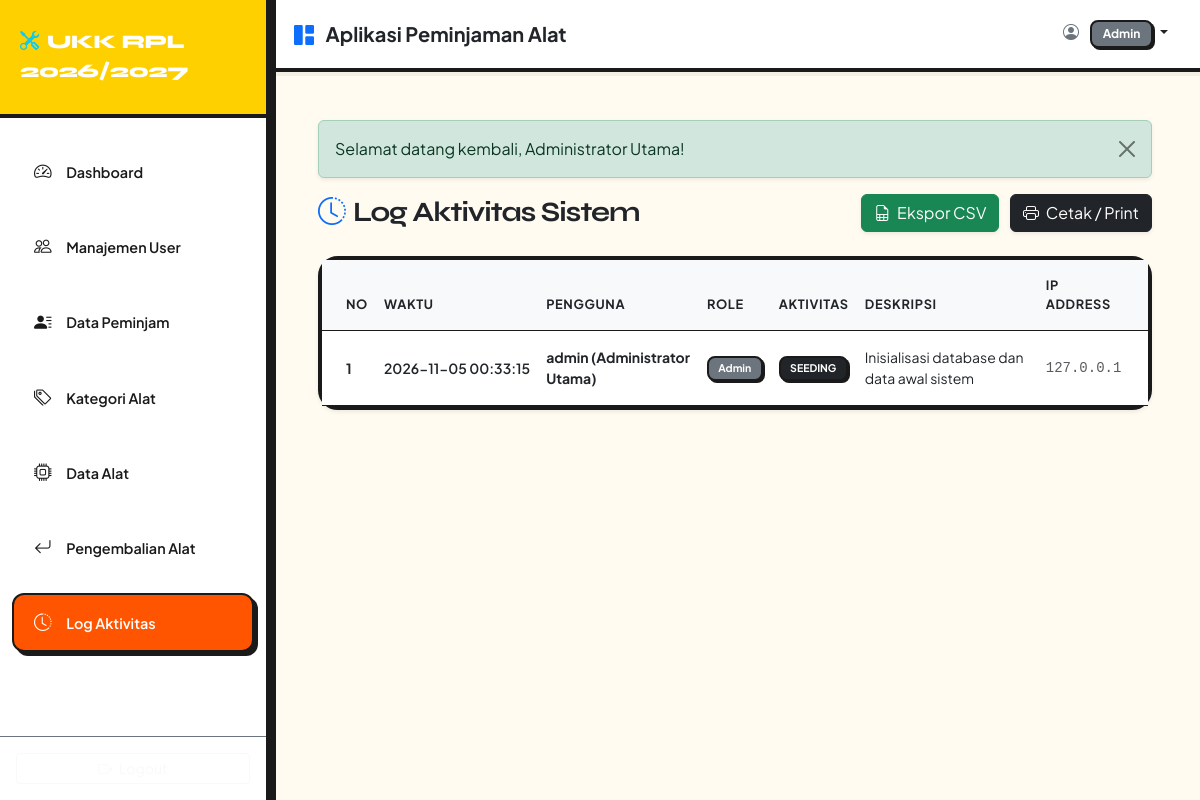
Page /public/index.php?route=admin/log-aktivitas (signed in) on the committed database.
### tables this page shows
CREATE TABLE log_aktivitas (
    id_log INT AUTO_INCREMENT PRIMARY KEY,
    id_user INT NOT NULL,
    aktivitas VARCHAR(100) NOT NULL,
    deskripsi TEXT,
    ip_address VARCHAR(45),
    created_at TIMESTAMP DEFAULT CURRENT_TIMESTAMP,
    FOREIGN KEY (id_user) REFERENCES users(id_user) ON DELETE CASCADE ON UPDATE CASCADE,
    INDEX idx_user_log (id_user),
    INDEX idx_created (created_at)
);

CREATE TABLE users (
    id_user INT AUTO_INCREMENT PRIMARY KEY,
    nama_lengkap VARCHAR(100) NOT NULL,
    username VARCHAR(50) NOT NULL UNIQUE,
    password VARCHAR(255) NOT NULL,
    role ENUM('admin', 'petugas', 'peminjam') NOT NULL,
    created_at TIMESTAMP DEFAULT CURRENT_TIMESTAMP,
    INDEX idx_username (username),
    INDEX idx_role (role)
);

### controllers/LogAktivitasController.php (called while the page is built, shortened)
<?php
require_once __DIR__ . '/../models/LogAktivitas.php';
class LogAktivitasController {
    public function index() {
        $logModel = new LogAktivitas();
        $logs = $logModel->getAll(500);
        $config = include __DIR__ . '/../config/app.php';
        require_once __DIR__ . '/../views/admin/log-aktivitas/index.php';
    }
}

### public/index.php (called while the page is built, shortened)
<?php
require_once __DIR__ . '/../config/app.php';
require_once __DIR__ . '/../routes/web.php';

### config/app.php (called while the page is built)
<?php
return [
    'app_name' => 'Aplikasi Peminjaman Alat UKK RPL',
    'app_version' => '1.0.0',
    'base_url' => 'http://localhost/aplikasi-peminjaman-1/public',
    'denda_per_hari' => 5000.00
];

### config/database.php (called while the page is built)
<?php
class Database {
    private static $instance = null;
    private $pdo;
    private $host = 'localhost';
    private $db_name = 'db_peminjaman';
    private $username = 'root';
    private $password = '';
    private function __construct() {
        try {
            $dsn = "mysql:host=" . $this->host . ";dbname=" . $this->db_name . ";charset=utf8mb4";
            $options = [
                PDO::ATTR_ERRMODE => PDO::ERRMODE_EXCEPTION,
                PDO::ATTR_DEFAULT_FETCH_MODE => PDO::FETCH_ASSOC,
                PDO::ATTR_EMULATE_PREPARES => false,
            ];
            $this->pdo = new PDO($dsn, $this->username, $this->password, $options);
        } catch(PDOException $e) {
            die("Koneksi Database Gagal: " . $e->getMessage());
        }
    }
    public static function getInstance() {
        if (self::$instance === null) {
            self::$instance = new self();
        }
        return self::$instance;
    }
    public function getConnection() {
        return $this->pdo;
    }
}

### models/LogAktivitas.php (called while the page is built, shortened)
<?php
require_once __DIR__ . '/../config/database.php';
class LogAktivitas {
    private $db;
    public function __construct() {
        $this->db = Database::getInstance()->getConnection();
    }
    public function getAll($limit = 100) {
        $stmt = $this->db->prepare("SELECT l.*, u.nama_lengkap, u.username, u.role
                                    FROM log_aktivitas l
                                    JOIN users u ON l.id_user = u.id_user
                                    ORDER BY l.id_log DESC LIMIT ?");
        $stmt->bindValue(1, (int)$limit, PDO::PARAM_INT);
        $stmt->execute();
        return $stmt->fetchAll();
    }
}

### views/admin/log-aktivitas/index.php (the view, shortened to what this page needs)
<?php
require_once __DIR__ . '/../../layouts/header.php';
require_once __DIR__ . '/../../layouts/sidebar.php';
require_once __DIR__ . '/../../layouts/navbar.php';
$logs = $logs ?? [];
$baseUrl = $config['base_url'] ?? '';
?>
<div class="d-flex justify-content-between align-items-center mb-4">
    <h3 class="fw-bold text-dark m-0"><i class="bi bi-clock-history me-2 text-primary"></i>Log Aktivitas Sistem</h3>
    <div>
        <a href="<?php echo htmlspecialchars($baseUrl); ?>/index.php?route=admin/log-aktivitas/export" class="btn btn-success shadow-sm me-2">
            <i class="bi bi-file-earmark-spreadsheet me-1"></i> Ekspor CSV
        </a>
        <button type="button" class="btn btn-dark shadow-sm" data-bs-toggle="modal" data-bs-target="#modalCetakLog">
            <i class="bi bi-printer me-1"></i> Cetak / Print
        </button>
    </div>
</div>
<div class="card shadow-sm">
    <div class="card-body p-0">
        <div class="table-responsive">
            <table class="table table-hover align-middle mb-0 small">
                <thead class="table-light">
                    <tr>
                        <th class="ps-4 py-3 text-dark fw-bold text-uppercase">No</th>
                        <th class="py-3 text-dark fw-bold text-uppercase">Waktu</th>
                        <th class="py-3 text-dark fw-bold text-uppercase">Pengguna</th>
                        <th class="py-3 text-dark fw-bold text-uppercase">Role</th>
                        <th class="py-3 text-dark fw-bold text-uppercase">Aktivitas</th>
                        <th class="py-3 text-dark fw-bold text-uppercase">Deskripsi</th>
                        <th class="pe-4 py-3 text-dark fw-bold text-uppercase">IP Address</th>
                    </tr>
                </thead>
                <tbody>
                    <?php if (empty($logs)): ?>
                        <tr><td colspan="7" class="text-center py-4 text-dark fw-semibold">Belum ada log aktivitas.</td></tr>
                    <?php else: ?>
                        <?php foreach ($logs as $index => $log): ?>
                            <tr>
                                <td class="ps-4 py-3 text-dark fw-bold"><?php echo $index + 1; ?></td>
                                <td class="text-dark fw-semibold py-3" style="white-space: nowrap;"><?php echo htmlspecialchars($log['created_at'] ?? ''); ?></td>
                                <td class="fw-bold text-dark py-3"><?php echo htmlspecialchars($log['username'] ?? ''); ?> (<?php echo htmlspecialchars($log['nama_lengkap'] ?? ''); ?>)</td>
                                <td class="py-3"><span class="badge bg-secondary text-capitalize"><?php echo htmlspecialchars($log['role'] ?? ''); ?></span></td>
                                <td class="py-3"><span class="badge bg-dark text-white"><?php echo htmlspecialchars($log['aktivitas'] ?? ''); ?></span></td>
                                <td class="text-dark py-3"><?php echo htmlspecialchars($log['deskripsi'] ?? ''); ?></td>
                                <td class="pe-4 font-monospace text-muted py-3"><?php echo htmlspecialchars($log['ip_address'] ?? ''); ?></td>
                            </tr>
                        <?php endforeach; ?>
                    <?php endif; ?>
                </tbody>
            </table>
        </div>
    </div>
</div>
<?php require_once __DIR__ . '/../../layouts/footer.php'; ?>

### views/layouts/header.php (style rules this page uses)
:root { --ov-bg: #fffbf0; --ov-surface: #ffffff; --ov-text: #1a1a1a; --ov-muted: #666666; --ov-border: #1a1a1a; --ov-accent: #ff5500; --ov-yellow: #ffd000; }
body { background-color: var(--ov-bg); color: var(--ov-text); font-family: 'Plus Jakarta Sans', sans-serif; min-height: 100vh; }
h1, h2, h3, h4, h5, .brand-font { font-family: 'Syne', sans-serif; font-weight: 800; letter-spacing: -0.04em; }
.card { background-color: var(--ov-surface); border: 4px solid var(--ov-border); border-radius: 20px; box-shadow: 6px 6px 0 0 var(--ov-border); transition: all 0.15s ease; }
.table { color: var(--ov-text) !important; border-color: var(--ov-border) !important; }
.table-light { background-color: #fff4d1 !important; color: var(--ov-text) !important; border-color: var(--ov-border) !important; font-weight: 700; text-transform: uppercase; font-size: 0.8rem; letter-spacing: 0.05em; }
.badge { border: 2px solid var(--ov-border); border-radius: 8px; font-weight: 700; padding: 0.5em 0.9em; box-shadow: 2px 2px 0 0 var(--ov-border); }

### rows in the picture
log_aktivitas: created_at "2026-11-05 00:33:15", id_user.username "admin", id_user.nama_lengkap "Administrator Utama", id_user.role "Admin", aktivitas "SEEDING", deskripsi "Inisialisasi database dan data awal sistem", ip_address "127.0.0.1"

### other values in the picture
$_SESSION['role'] "Admin"
$flash['message'] "Selamat datang kembali, Administrator Utama!"
